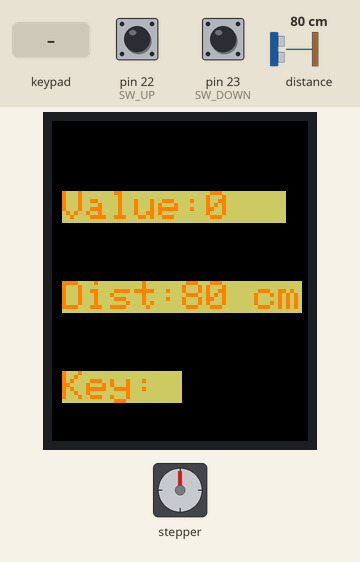
Bench run of a sketch on a simulated Arduino Mega 2560, built with avr-gcc and run on an emulated ATmega2560. Shown: 128×160 colour display, stepper motor. The test bench sets the inputs (shaded band); at power-on: distance to the obstacle 80 cm, pin 22 (SW_UP) HIGH, pin 23 (SW_DOWN) HIGH. Stepper angles assume 4096 steps per turn; what the sketch prints to the serial monitor is not drawn.

Above: at 1.3 s.
1.4 s: keypad keys 3 2 3 3 3 4 3 5 # pressed 0.4 s apart
At 5.8 s:
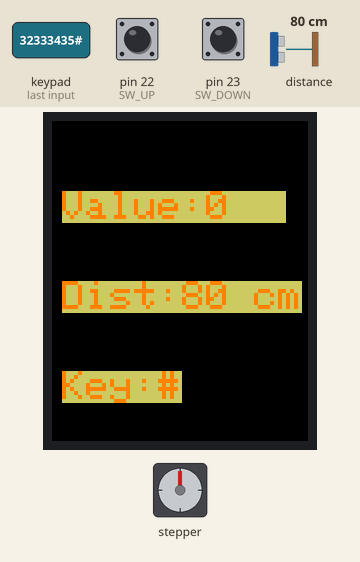
6.5 s: distance to the obstacle set to 250 cm
At 7.1 s:
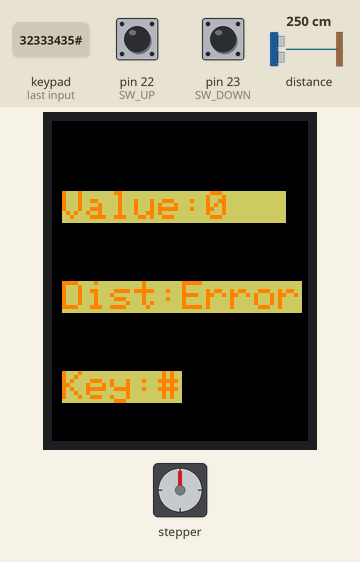
8.1 s: pin 22 (SW_UP) pulled LOW for 1 s
At 10.1 s:
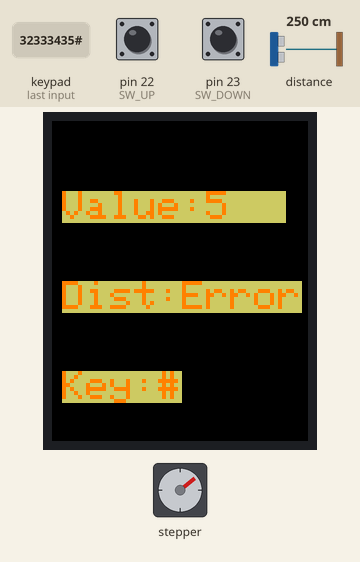
10.6 s: key 'A' pressed
At 11.5 s:
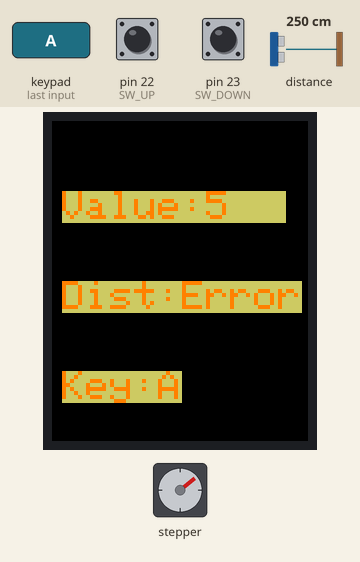
12.1 s: pin 23 (SW_DOWN) pulled LOW for 3.2 s
At 16.4 s:
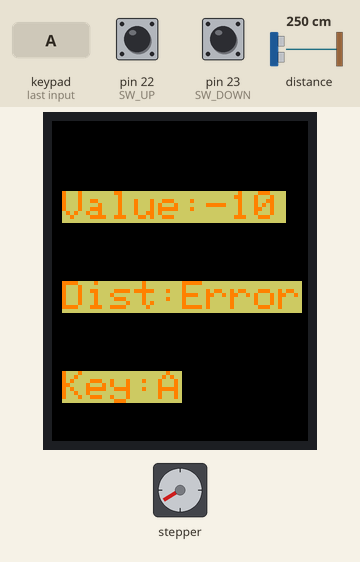
16.8 s: key 'B' pressed
At 17.3 s:
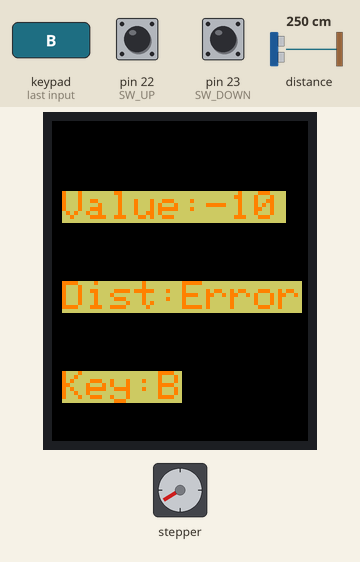
Timing chart, 0 to 19.3 s (numbered marks = the images above; inputs shaded):
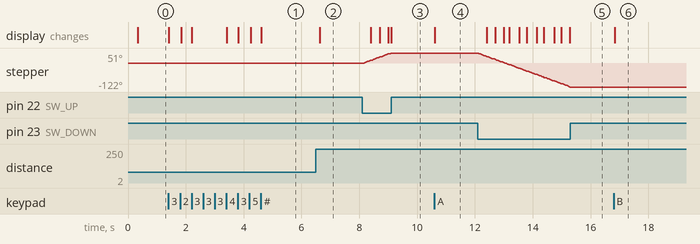

The sketch:

combine_KeypadV1.ino
```cpp
#include <Wire.h>
#include <AccelStepper.h>
#include <Adafruit_GFX.h>
#include <Adafruit_ST7735.h>
#include <VL53L0X.h>
#include <Keypad.h>

// —————— พิน Stepper ——————
#define IN1 24
#define IN2 25
#define IN3 26
#define IN4 27
AccelStepper stepper(AccelStepper::HALF4WIRE, IN1, IN3, IN2, IN4);

// —————— พิน TFT ——————
#define TFT_CS    53
#define TFT_DC     9
#define TFT_RST    8
Adafruit_ST7735 tft(TFT_CS, TFT_DC, TFT_RST);

// —————— พินสวิตช์ Up/Down ——————
const uint8_t SW_UP   = 22;
const uint8_t SW_DOWN = 23;

// —————— เซ็นเซอร์ VL53L0X (Pololu) ——————
VL53L0X sensor;

// —————— พิน Keypad 4×4 (digital) ——————
const byte ROWS = 4, COLS = 4;
char keys[ROWS][COLS] = {
  {'1','2','3','A'},
  {'4','5','6','B'},
  {'7','8','9','C'},
  {'*','0','#','D'}
};
byte rowPins[ROWS] = {32, 33, 34, 35};
byte colPins[COLS] = {28, 29, 30, 31};
Keypad keypad(makeKeymap(keys), rowPins, colPins, ROWS, COLS);

// —————— ตัวแปรควบคุม ——————
int      counter            = 0;
uint16_t bgColor;
const   float    RUN_SPEED       = 1000.0;
const   unsigned long REFRESH_MS      = 200;
const   unsigned long SENSOR_INTERVAL = 300;
unsigned long lastRefresh      = 0;
unsigned long lastSensor       = 0;
char     lastKey             = ' ';

// —————— เก็บตำแหน่ง X ของตัวเลข ——————
uint16_t xValueNum, xDistNum, xKeyNum;

// —————— ฟังก์ชันประกาศ ——————
void showCounter();
void showDistance(int cm);
void showKey(char k);

void setup() {
  // Serial และ I2C
  Serial.begin(9600);
  while (!Serial) {}
  Wire.begin();  // SDA=20, SCL=21

  // ตั้งค่า VL53L0X
  sensor.setTimeout(500);
  Serial.print(F("init VL53L0X... "));
  if (!sensor.init()) {
    Serial.println(F("FAILED"));
    while (1) {}
  }
  Serial.println(F("OK"));
  sensor.setSignalRateLimit(0.25);
  sensor.setVcselPulsePeriod(VL53L0X::VcselPeriodPreRange, 18);
  sensor.setVcselPulsePeriod(VL53L0X::VcselPeriodFinalRange, 14);
  sensor.setMeasurementTimingBudget(200000);
  sensor.startContinuous();

  // ตั้งค่า TFT
  pinMode(TFT_CS, OUTPUT);
  tft.initR(INITR_BLACKTAB);
  tft.setRotation(0);
  tft.fillScreen(ST77XX_BLACK);
  tft.setTextSize(2);
  tft.setTextWrap(false);
  bgColor = tft.color565(200,200,100);
  tft.setTextColor(ST77XX_ORANGE, bgColor);

  // ตั้งค่า Stepper
  stepper.setMaxSpeed(800.0);
  stepper.setAcceleration(500.0);

  // ตั้งค่าสวิตช์ Up/Down
  pinMode(SW_UP,   INPUT_PULLUP);
  pinMode(SW_DOWN, INPUT_PULLUP);

  // วาดป้ายคงที่ แล้วเก็บตำแหน่ง Cursor หลังป้าย
  tft.setCursor(5, 35);
  tft.print(F("Value:"));
  xValueNum = tft.getCursorX();

  tft.setCursor(5, 80);
  tft.print(F("Dist:"));
  xDistNum = tft.getCursorX();

  tft.setCursor(5,125);
  tft.print(F("Key:"));
  xKeyNum = tft.getCursorX();

  // แสดงค่าเริ่มต้น
  showCounter();
  showDistance(-1);
  showKey(' ');
}

void loop() {
  unsigned long now = millis();

  // ควบคุม counter + มอเตอร์
  bool up   = (digitalRead(SW_UP)   == LOW);
  bool down = (digitalRead(SW_DOWN) == LOW);
  if (up) {
    stepper.setSpeed(RUN_SPEED);
    if (now - lastRefresh >= REFRESH_MS) {
      counter++;
      showCounter();
      lastRefresh = now;
    }
  }
  else if (down) {
    stepper.setSpeed(-RUN_SPEED);
    if (now - lastRefresh >= REFRESH_MS) {
      counter--;
      showCounter();
      lastRefresh = now;
    }
  }
  else {
    stepper.setSpeed(0);
    lastRefresh = now;
  }
  stepper.runSpeed();

  // อ่าน VL53L0X ทุก SENSOR_INTERVAL
  if (now - lastSensor >= SENSOR_INTERVAL) {
    uint16_t mm = sensor.readRangeContinuousMillimeters();
    bool to = sensor.timeoutOccurred();
    int dcm = (!to && mm != 65535) ? mm/10 : -1;
    showDistance(dcm);
    Serial.print(F("Dist: "));
    if (dcm == 819) Serial.print(F("Error"));
    else if (dcm >= 0) Serial.print(dcm);
    else               Serial.print(F("Out of range"));
    Serial.println(F(" cm"));
    lastSensor = now;
  }

  // อ่าน Keypad
  char k = keypad.getKey();
  if (k && k != lastKey) {
    lastKey = k;
    showKey(k);
    Serial.print(F("Key: "));
    Serial.println(k);
  }
}

// แสดง counter (ล้างเฉพาะตัวเลข)
void showCounter() {
  const int y = 35, w = 40, h = 16;
  tft.fillRect(xValueNum, y, w, h, bgColor);
  tft.setCursor(xValueNum, y);
  tft.print(counter);
}

// แสดงระยะ (ล้างเฉพาะตัวเลข)
void showDistance(int cm) {
  const int y = 80, w = 60, h = 16;
  tft.fillRect(xDistNum, y, w, h, bgColor);
  tft.setCursor(xDistNum, y);
  if (cm == 819) {
    tft.print(F("Error"));
  } else if (cm >= 0) {
    tft.print(cm);
    tft.print(F(" cm"));
  } else {
    tft.print(F("--"));
  }
}

// แสดงปุ่มที่กด (ล้างเฉพาะตัวอักษรเดียว)
void showKey(char k) {
  const int y = 125, w = 12, h = 16;
  tft.fillRect(xKeyNum, y, w, h, bgColor);
  tft.setCursor(xKeyNum, y);
  tft.print(k);
}
```

Measured:
- after the input at 1.4 s, the display: first changes at once (image 1 shows a later state)
- after the input at 6.5 s, the display: changes after 0.14 s (image 2)
- after the input at 8.1 s, stepper: turns 51° clockwise in 0.93 s, starting after 0.07 s; the display: first changes after 0.30 s (image 3 shows a later state)
- after the input at 10.6 s, the display: changes at once (image 4)
- after the input at 12.1 s, stepper: turns 173° counter-clockwise in 3.2 s, starting at once; the display: first changes after 0.30 s (image 5 shows a later state)
- after the input at 16.8 s, the display: changes at once (image 6)
